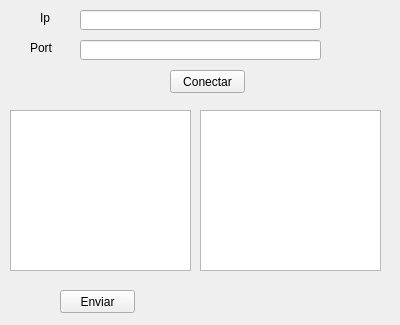
<?xml version="1.0" encoding="UTF-8"?>
<ui version="4.0">
 <class>MainWindow</class>
 <widget class="QMainWindow" name="MainWindow">
  <property name="geometry">
   <rect>
    <x>0</x>
    <y>0</y>
    <width>400</width>
    <height>325</height>
   </rect>
  </property>
  <property name="windowTitle">
   <string>Cliente</string>
  </property>
  <widget class="QWidget" name="centralWidget">
   <widget class="QLineEdit" name="lineEdit">
    <property name="geometry">
     <rect>
      <x>80</x>
      <y>10</y>
      <width>241</width>
      <height>20</height>
     </rect>
    </property>
   </widget>
   <widget class="QPushButton" name="Enviar">
    <property name="geometry">
     <rect>
      <x>60</x>
      <y>290</y>
      <width>75</width>
      <height>23</height>
     </rect>
    </property>
    <property name="text">
     <string>Enviar</string>
    </property>
   </widget>
   <widget class="QLineEdit" name="lineEditPort">
    <property name="geometry">
     <rect>
      <x>80</x>
      <y>40</y>
      <width>241</width>
      <height>20</height>
     </rect>
    </property>
   </widget>
   <widget class="QPushButton" name="conectar">
    <property name="geometry">
     <rect>
      <x>170</x>
      <y>70</y>
      <width>75</width>
      <height>23</height>
     </rect>
    </property>
    <property name="text">
     <string>Conectar</string>
    </property>
   </widget>
   <widget class="QPlainTextEdit" name="plainTextRecibir">
    <property name="geometry">
     <rect>
      <x>200</x>
      <y>110</y>
      <width>181</width>
      <height>161</height>
     </rect>
    </property>
   </widget>
   <widget class="QPlainTextEdit" name="plainTextEnviar">
    <property name="geometry">
     <rect>
      <x>10</x>
      <y>110</y>
      <width>181</width>
      <height>161</height>
     </rect>
    </property>
   </widget>
   <widget class="QLabel" name="label_2">
    <property name="geometry">
     <rect>
      <x>30</x>
      <y>40</y>
      <width>31</width>
      <height>16</height>
     </rect>
    </property>
    <property name="text">
     <string>Port</string>
    </property>
   </widget>
   <widget class="QLabel" name="label">
    <property name="geometry">
     <rect>
      <x>40</x>
      <y>10</y>
      <width>16</width>
      <height>16</height>
     </rect>
    </property>
    <property name="text">
     <string>Ip</string>
    </property>
   </widget>
  </widget>
 </widget>
 <layoutdefault spacing="6" margin="11"/>
 <resources/>
 <connections/>
</ui>
